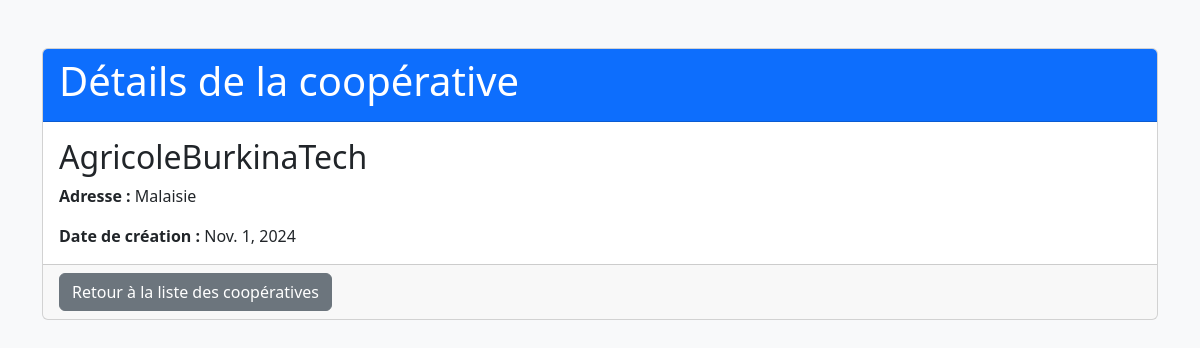
The app's page /liste_cooperative/details_coop/5 with its own data.
### members/models.py (models this page shows, shortened)
class Cooperative(models.Model):
    nom = models.CharField(max_length=255)
    adresse = models.TextField()
    date_creation = models.DateField(auto_now_add=True)

### members/views.py (the view)
# urls.py: path('liste_cooperative/details_coop/<int:id>', views.details_coop, name='details_coop'),
def details_coop(request, id):
    coop_details = get_object_or_404(Cooperative, id=id)
    context = {
        'coop_details': coop_details,
    }
    return render(request, 'details_coop.html', context)

### members/templates/details_coop.html (shortened to what this page needs)
<!DOCTYPE html>
<html lang="fr">
<head>
    <link href="https://cdn.jsdelivr.net/npm/bootstrap@5.3.3/dist/css/bootstrap.min.css" rel="stylesheet">
</head>
    <body class="bg-light">
        <div class="container mt-5">
            <div class="card">
                <div class="card-header bg-primary text-white">
                    <h1>Détails de la coopérative</h1>
                </div>
                <div class="card-body">
                    <h2 class="card-title">{{ coop_details.nom }}</h2>
                    <p class="card-text"><strong>Adresse :</strong> {{ coop_details.adresse }}</p>
                    <p class="card-text"><strong>Date de création :</strong> {{ coop_details.date_creation }}</p>
                </div>
                <div class="card-footer">
                    <a href="{% url 'liste_cooperative' %}" class="btn btn-secondary">Retour à la liste des coopératives</a>
                </div>
            </div>
        </div>
</body>
</html>

### records on screen
Cooperative: nom "AgricoleBurkinaTech", adresse "Malaisie", date_creation "Nov. 1, 2024"
